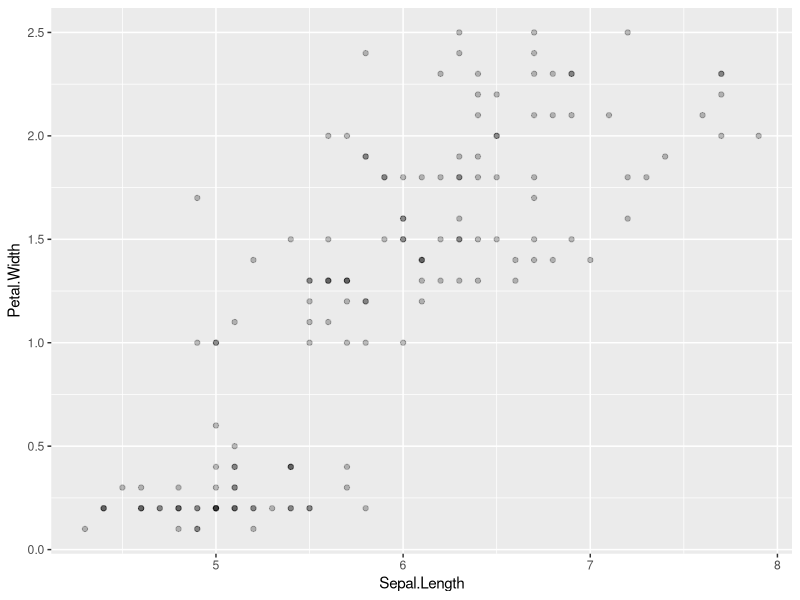
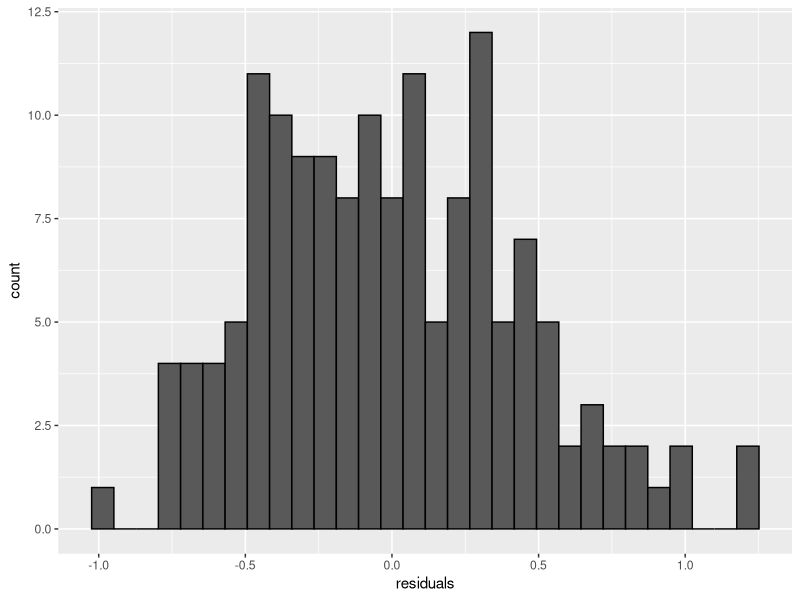

Write R code to recreate these figures, in order.
## ---- chunk 1
# please do not alter this code chunk
knitr::opts_chunk$set(echo = TRUE, message = FALSE)
library("tidyverse")
library("broom")
set.seed(992) # makes sure random numbers are reproducible
## ---- chunk 2
ggplot(iris, aes(Sepal.Length, Petal.Width)) +
  geom_point(alpha = .25)
## ---- chunk 3

iris_mod <- lm(Petal.Width ~ Sepal.Length, iris)

summary(iris_mod) #print out the model summary
## ---- chunk 4
residuals <- residuals(iris_mod)

ggplot() +
  geom_histogram(aes(residuals), color = "black")
## ---- chunk 5
iris_pred <- predict(iris_mod, tibble(Sepal.Length = c(5.25, 6.3)))

iris_pred # print the predicted values
## ---- chunk 6
x <- 1:10
err <- rnorm(10, sd = 2)
Yi <- 3 - 7 * x + err

Yi # print the values of Yi
## ---- chunk 7

sim_lm_data <- function(n = 100, b0 = 0, b1 = 0, 
                        X_mu = 0, X_sd = 1, err_sd = 1) {
  tibble(
    id = 1:n,
    X = rnorm(n, X_mu, X_sd),
    err = rnorm(n, 0, err_sd),
    Y = b0 + b1*X + err
  ) %>%
    select(id, X, Y)
}

dat6 <- sim_lm_data(n = 10) 

knitr::kable(dat6) # print table
## ---- chunk 8

dat <- sim_lm_data(n = 10000, b0 = 80, b1 = 0.5, 
                   X_mu = 0, X_sd = 1, err_sd = 2)

mod <- lm(Y ~ X, data = dat)

summary(mod) # print summary

## ---- chunk 9
# ... lets you include any arguments to send to sim_lm_data()
sim_lm_power <- function(...) {
  dat <- sim_lm_data(...)
  lm(Y~X, dat) %>% 
    broom::tidy() %>%
    filter(term == "X") %>%
    pull(p.value)
}

p_values <- replicate(1000, sim_lm_power(n = 50, b0 = 80, b1 = 0.5, X_mu = 0, X_sd = 1, err_sd = 2))

power <- mean(p_values < .05)

power # print the value
## ---- chunk 10

p_values <- replicate(1000, sim_lm_power(n = 50))

false_pos <- mean(p_values < .05)

false_pos # print the value
## ---- chunk 11
# do not edit
Q <- list()
Q["2"] <- all.equal(sum(iris_mod$coefficients), -2.447297, tolerance = 1e-5)
Q["3"] <- all.equal(ifelse(length(residuals), sum(abs(residuals)), FALSE), 53.91187, tolerance = 1e-5)
Q["4"] <- all.equal(iris_pred, c("1" = 0.7526022, "2" = 1.5431657), tolerance = 1e-6)
Q["5"] <- all.equal(sum(Yi), -353.477, tolerance = 1e-3)
Q["6"] <- all.equal(nrow(dat6), 10)
Q["7"] <- all.equal(mod$coefficients[[1]], 80, tolerance = 1)
Q["8"] <- all.equal(power, .4, tolerance = 0.1)
Q["9"] <- all.equal(false_pos, .05, tolerance = 0.1)
  
ans <- sapply(Q, isTRUE)

knitr::kable(data.frame(
  Question = paste0("<a href='#question-", names(Q), "'>Question ", names(Q), "</a>"),
  Answer = ifelse(ans, "correct", "incorrect")
))
